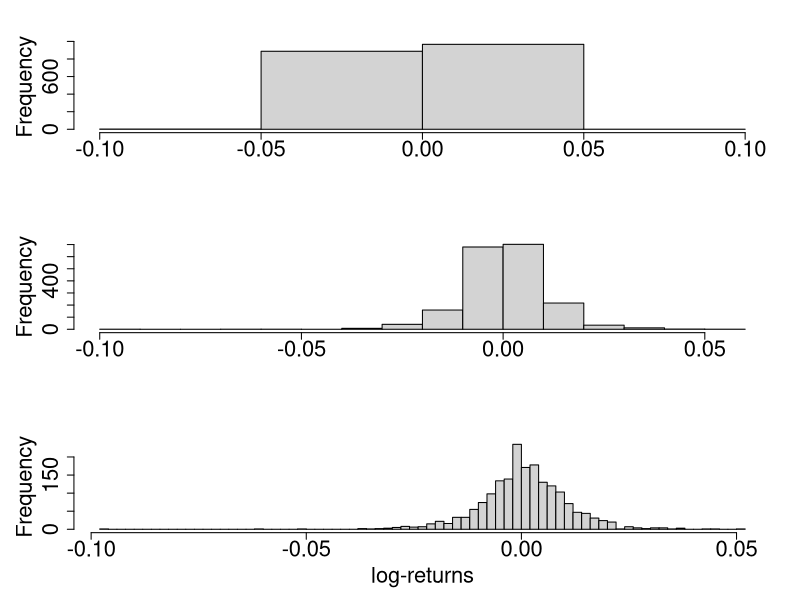

The R script that drew this image:
graphics.off()
require(datasets)

# compute log returns for DAX index
r.dax=diff(log(EuStockMarkets[,1]))

# axes scales
xscale = c(-0.06,0.06)
yscale = c(-0.06,0.06)

# name of the graph and label of x
nameChart="BCS_HistBinSizes.pdf"
xlabels="log-returns"

# plot the histograms for different bin sizes
par(mar = par()$mar + c(0, 1.5, -1, 0.1),
    mfrow=c(3,1),cex.lab=2,cex.axis=2,
    no.readonly=T)
hist(r.dax,breaks=5, main=NULL, xlab=NULL)
hist(r.dax,breaks=20, main=NULL, xlab=NULL)
hist(r.dax,breaks=100, main=NULL,xlab=xlabels)
